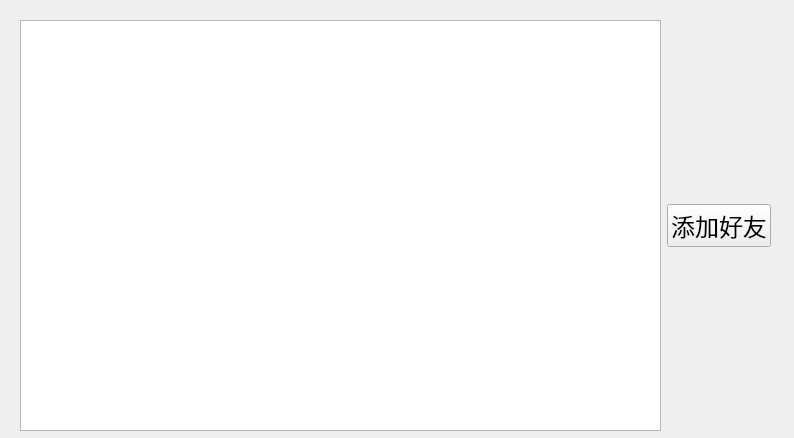
<?xml version="1.0" encoding="UTF-8"?>
<ui version="4.0">
 <class>Online</class>
 <widget class="QWidget" name="Online">
  <property name="geometry">
   <rect>
    <x>0</x>
    <y>0</y>
    <width>794</width>
    <height>438</height>
   </rect>
  </property>
  <property name="windowTitle">
   <string>Form</string>
  </property>
  <widget class="QWidget" name="layoutWidget">
   <property name="geometry">
    <rect>
     <x>20</x>
     <y>20</y>
     <width>751</width>
     <height>411</height>
    </rect>
   </property>
   <layout class="QHBoxLayout" name="horizontalLayout">
    <item>
     <widget class="QListWidget" name="onlineList"/>
    </item>
    <item>
     <layout class="QVBoxLayout" name="verticalLayout">
      <item>
       <spacer name="verticalSpacer_2">
        <property name="orientation">
         <enum>Qt::Orientation::Vertical</enum>
        </property>
        <property name="sizeHint" stdset="0">
         <size>
          <width>20</width>
          <height>40</height>
         </size>
        </property>
       </spacer>
      </item>
      <item>
       <widget class="QPushButton" name="addFriend">
        <property name="font">
         <font>
          <pointsize>18</pointsize>
         </font>
        </property>
        <property name="text">
         <string>添加好友</string>
        </property>
       </widget>
      </item>
      <item>
       <spacer name="verticalSpacer">
        <property name="orientation">
         <enum>Qt::Orientation::Vertical</enum>
        </property>
        <property name="sizeHint" stdset="0">
         <size>
          <width>20</width>
          <height>40</height>
         </size>
        </property>
       </spacer>
      </item>
     </layout>
    </item>
   </layout>
  </widget>
 </widget>
 <resources/>
 <connections/>
</ui>
